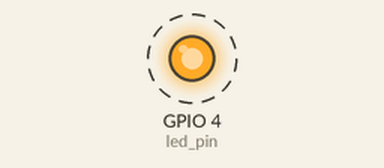
Simulated run of this program. Board: Raspberry Pi (BCM pin numbers). Parts: output pins drawn as LEDs (lit = HIGH). Dashed ring = blinking.

Above: at 0.2 s.
Timing chart, 0 to 3.0 s (numbered marks = the images above):
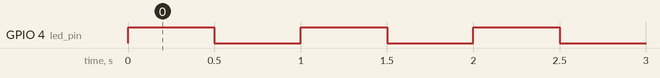

The program:

LEDONOFF.py
```python
import RPi.GPIO as GPIO
import time

led_pin = 4 # 0 for WiringPi

GPIO.setmode(GPIO.BCM)

GPIO.setup(led_pin, GPIO.OUT)

try:
	while True:
		GPIO.output(led_pin, True)
		time.sleep(0.5)
		GPIO.output(led_pin, False)
		time.sleep(0.5)
except KeyboardInterrupt:
	pass
GPIO.cleanup()
```

Measured:
- by itself, GPIO 4 (led_pin): alternates HIGH for 0.50 s and LOW for 0.50 s
